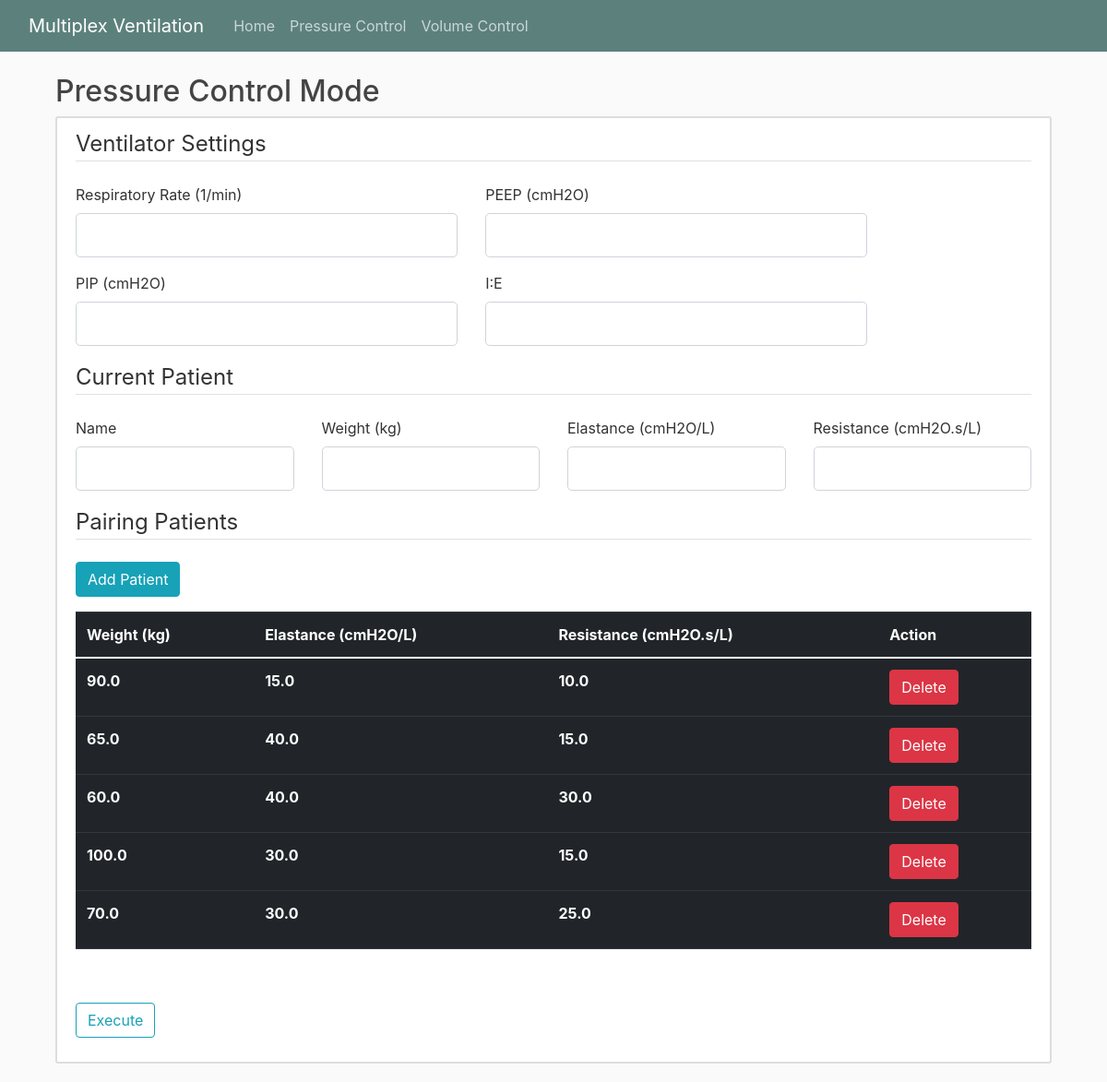
The app's page /pressurecontrol with its own data.
### multiplexventilation/models.py (models this page shows, shortened)
class CandidatePatient(db.Model):
    id = db.Column(db.Integer, primary_key=True, autoincrement=True) # Unique id for patient
    weight = db.Column(db.Float, nullable=False)
    elastance = db.Column(db.Float, nullable=False)
    resistance = db.Column(db.Float, nullable=False)

### multiplexventilation/PCmode/routes.py (the view)
@PCmode.route("/pressurecontrol", methods=['GET', 'POST'])
def pressure():
    form = PCVentilatorForm()
    candidateform = CandidatePatientForm()
    candidates_data = CandidatePatient.query.all() # Getting the data of the candidates from the database
    pairingform = PairingPatientForm()
    setting_data = PatientPC.query.get(1) # Getting the previous data of the MV setting to be overwritten by the new data
    if form.validate_on_submit():
        weight2 = []
        E2 = []
        R2 = []
        if candidates_data:
            for i in candidates_data:
                weight2.append(i.weight)
                E2.append(i.elastance)
                R2.append(i.resistance)
        else:
            weight2.append(form.weight.data)
            E2.append(form.elastance.data)
            R2.append(form.resistance.data)
        setting_data.PIP = form.PIP.data
        setting_data.PEEP = form.PEEP.data
        setting_data.RR = form.RR.data
        setting_data.I_E = form.I_E.data
        setting_data.elastance = form.elastance.data
        setting_data.resistance = form.resistance.data
        setting_data.weight = form.weight.data
        setting_data.PatientName = form.PatientName.data
        db.session.commit()
        mode = PCModel(form.weight.data, form.elastance.data, form.resistance.data,
                    form.RR.data, form.PEEP.data, form.PIP.data, form.I_E.data)
        PairMode = PCPairing(weight2, E2, R2,
                            form.RR.data, form.PEEP.data, form.PIP.data, form.I_E.data)
        P1_graph = mode.simulate()
        Pairing_graph = PairMode.simulate()
        return render_template('pressure.html', title='PC Mode', form=form, candidateform=candidateform,
                                P1_graph=Markup(P1_graph), Pairing_graph=Markup(Pairing_graph), candidates=candidates_data, pairingform = pairingform)
    else:
        return render_template('pressure.html', title='PC Mode', form=form, candidateform=candidateform, candidates=candidates_data,
                                P1_graph=False, Pairing_graph="",
                                pairingform = pairingform)

### multiplexventilation/PCmode/forms.py
class PCVentilatorForm(FlaskForm):
    RR = FloatField('Respiratory Rate (1/min)', validators=[DataRequired(), NumberRange(min=5, max=25, message="Please enter a number within the range of 5 to 25 ")])
    PEEP = FloatField('PEEP (cmH2O)', validators=[DataRequired()])
    PIP = FloatField('PIP (cmH2O)', validators=[DataRequired()])
    I_E = FloatField('I:E', validators=[DataRequired()])
    weight = FloatField('Weight (kg)', validators=[DataRequired(), NumberRange(min=2,  message="Please enter a number larger than 2 ")])
    elastance = FloatField('Elastance (cmH2O/L)', validators=[DataRequired(), NumberRange(min=1, max=50, message="Please enter a number within the range of 1 to 50 ")])
    resistance = FloatField('Resistance (cmH2O.s/L)', validators=[DataRequired(), NumberRange(min=1, max=50, message="Please enter a number within the range of 1 to 50 ")])
    PatientName = StringField('Name',
                           validators=[DataRequired(), Length(min=2, max=20)])
    submit = SubmitField('Execute')

class CandidatePatientForm(FlaskForm):
    weight2= FloatField('Weight (kg)', validators=[DataRequired()])
    E2 = FloatField('Elastance (cmH2O/L)', validators = [DataRequired(), NumberRange(min=1, max=50, message="Please enter a number within the range of 1 to 50 ")])
    R2 = FloatField('Resistance (cmH2O.s/L)', validators = [DataRequired(), NumberRange(min=1, max=50, message="Please enter a number within the range of 1 to 50 ")])
    add = SubmitField('Add')

### multiplexventilation/templates/pressure.html (shortened to what this page needs)
{% extends "layout.html" %}
{% block content %}
    <h2>Pressure Control Mode</h2>
    <div class="row">
        <div class="col-md-12">
            <div class="content-section">
                <form method="POST" action="">
                    <fieldset class="form-group">
                        <legend class="border-bottom mb-4">Ventilator Settings</legend>
                        <div class="row">
                            <div class="col-md-5">
                                <div class="form-group">
                                    <div class="form-group">
                                        {{ form.RR.label(class="form-control-label") }}
                                        {% if form.RR.errors %}
                                            {{ form.RR(class="form-control form-control-lg is-invalid") }}
                                            <div class="invalid-feedback">
                                                {% for error in form.RR.errors %}
                                                    <span>{{ error }}</span>
                                                {% endfor %}
                                            </div>
                                        {% else %}
                                            {{ form.RR(class="form-control form-control-lg") }}
                                        {% endif %}
                                    </div>
                                </div>
                            </div>
                            <div class="col-md-5">
                                <div class="form-group">
                                    {{ form.PEEP.label(class="form-control-label") }}
                                    {% if form.PEEP.errors %}
                                        {{ form.PEEP(class="form-control form-control-lg is-invalid") }}
                                        <div class="invalid-feedback">
                                            {% for error in form.PEEP.errors %}
                                                <span>{{ error }}</span>
                                            {% endfor %}
                                        </div>
                                    {% else %}
                                        {{ form.PEEP(class="form-control form-control-lg") }}
                                    {% endif %}
                                </div>
                            </div>
                        </div>
                        <div class="row">
                            <div class="col-md-5">
                                <div class="form-group">
                                    {{ form.PIP.label(class="form-control-label") }}
                                    {% if form.PIP.errors %}
                                        {{ form.PIP(class="form-control form-control-lg is-invalid") }}
                                        <div class="invalid-feedback">
                                            {% for error in form.PIP.errors %}
                                                <span>{{ error }}</span>
                                            {% endfor %}
                                        </div>
                                    {% else %}
                                        {{ form.PIP(class="form-control form-control-lg") }}
                                    {% endif %}
                                </div>
                            </div>
                            <div class="col-md-5">
                                <div class="form-group">
                                    {{ form.I_E.label(class="form-control-label") }}
                                    {% if form.I_E.errors %}
                                        {{ form.I_E(class="form-control form-control-lg is-invalid") }}
                                        <div class="invalid-feedback">
                                            {% for error in form.I_E.errors %}
                                                <span>{{ error }}</span>
                                            {% endfor %}
                                        </div>
                                    {% else %}
                                        {{ form.I_E(class="form-control form-control-lg") }}
                                    {% endif %}
                                </div>
                            </div>
                        </div>
                        <legend class="border-bottom mb-4">Current Patient</legend>
                        <div class="row">
                            <div class="col-md-3">
                                <div class="form-group">
                                    {{ form.PatientName.label(class="form-control-label") }}
                                    {% if form.PatientName.errors %}
                                        {{ form.PatientName(class="form-control form-control-lg is-invalid") }}
                                        <div class="invalid-feedback">
                                            {% for error in form.PatientName.errors %}
                                                <span>{{ error }}</span>
                                            {% endfor %}
                                        </div>
                                    {% else %}
                                        {{ form.PatientName(class="form-control form-control-lg") }}
                                    {% endif %}
                                </div>
                            </div>
                            <div class="col-md-3">
                                <div class="form-group">
                                    {{ form.weight.label(class="form-control-label") }}
                                    {% if form.weight.errors %}
                                        {{ form.weight(class="form-control form-control-lg is-invalid") }}
                                        <div class="invalid-feedback">
                                            {% for error in form.weight.errors %}
                                                <span>{{ error }}</span>
                                            {% endfor %}
                                        </div>
                                    {% else %}
                                        {{ form.weight(class="form-control form-control-lg") }}
                                    {% endif %}
                                </div>
                            </div>
                            <div class="col-md-3">
                                <div class="form-group">
                                    {{ form.elastance.label(class="form-control-label") }}
                                    {% if form.elastance.errors %}
                                        {{ form.elastance(class="form-control form-control-lg is-invalid") }}
                                        <div class="invalid-feedback">
                                            {% for error in form.elastance.errors %}
                                                <span>{{ error }}</span>
                                            {% endfor %}
                                        </div>
                                    {% else %}
                                        {{ form.elastance(class="form-control form-control-lg") }}
                                    {% endif %}
                                </div>
                            </div>
                            <div class="col-md-3">
                                <div class="form-group">
                                    {{ form.resistance.label(class="form-control-label") }}
                                    {% if form.resistance.errors %}
                                        {{ form.resistance(class="form-control form-control-lg is-invalid") }}
                                        <div class="invalid-feedback">
                                            {% for error in form.resistance.errors %}
                                                <span>{{ error }}</span>
                                            {% endfor %}
                                        </div>
                                    {% else %}
                                        {{ form.resistance(class="form-control form-control-lg") }}
                                    {% endif %}
                                </div>
                            </div>
                        </div>
                        <legend class="border-bottom mb-4">Pairing Patients</legend>
                        <a id=addButton><button type="button" class="btn btn-info addButton" data-toggle="modal" data-target='#mymodal'>Add Patient</button></a>
                    </fieldset>
                    <div  class="table-wrapper-scroll-y my-custom-scrollbar">
                        <table class="table table-hover table-dark">
                            <thead>
                                <tr>
                                    <th>Weight (kg)</th>
                                    <th>Elastance (cmH2O/L)</th>
                                    <th>Resistance (cmH2O.s/L)</th>
                                    <th>Action</th>
                                </tr>
                            </thead>
                            {% for row in candidates%}
                            <div id = "candidateSection{{row.id}}">
                                <tr>
                                    <th>{{row.weight}}</th>
                                    <th>{{row.elastance}}</th>
                                    <th>{{row.resistance}}</th>
                                    <th>
                                        <a href="{{url_for("PCmode.delete_candidate", row_id=row.id)}}" onclick="return confirm('Are You Sure To Delete?')" ><button type="button" class="btn btn-danger deleteButton">Delete</button></a>
                                    </th>
                                </tr>
                            </div>
                            {% endfor %}
                        </table>
                    </div>
                    <br>
                    <div class="form-group">
                    <a id=submitButton>{{ form.submit(class="btn btn-outline-info") }}</a>
                    </div>
                </form>
            </div>
        </div>
    </div>
{% endblock content %}

### multiplexventilation/templates/layout.html (shortened to what this page needs)
<!DOCTYPE html>
<html>
<head>
    <link href="https://cdn.jsdelivr.net/npm/bootstrap@5.0.0-beta2/dist/css/bootstrap.min.css" rel="stylesheet">
    <link rel="stylesheet" href="https://maxcdn.bootstrapcdn.com/bootstrap/4.0.0/css/bootstrap.min.css">
    <link rel="stylesheet" type="text/css" href="{{ url_for('static', filename='main.css') }}">
</head>
<body>
  <header class="site-header">
    <nav class="navbar navbar-expand-md navbar-dark bg-steel fixed-top">
      <div class="container-fluid">
        <a class="navbar-brand mr-4" href="/">Multiplex Ventilation</a>
        <div class="collapse navbar-collapse" id="navbarToggle">
          <div class="navbar-nav mr-auto">
            <a class="nav-item nav-link" href="{{url_for("main.home")}}">Home</a>
            <a class="nav-item nav-link" href="{{url_for("PCmode.pressure")}}">Pressure Control</a>
            <a class="nav-item nav-link" href="{{url_for("VCmode.volume")}}">Volume Control</a>
          </div>
        </div>
      </div>
    </nav>
  </header>
  <main role="main" class="container">
    <div class="col-md-12">
        {% block content %}{% endblock %}
    </div>
</body>
</html>

### multiplexventilation/static/main.css (style rules this page uses)
body { background: #fafafa; color: #333333; margin-top: 5rem; }
h1, h2, h3, h4, h5, h6 { color: #444444; }
.bg-steel { background-color: rgb(92, 129, 124); }
.site-header .navbar-nav .nav-link { color: #cbd5db; }
.content-section { background: #ffffff; padding: 10px 20px; border: 2px solid #dddddd; border-radius: 3px; margin-bottom: 20px; }
.my-custom-scrollbar { position: relative; height: 400px; overflow: auto; }
.table-wrapper-scroll-y { display: block; }
.table thead th { position: sticky; top: 0; z-index : 1; }

### records on screen
CandidatePatient: weight "90.0", elastance "15.0", resistance "10.0"
CandidatePatient: weight "65.0", elastance "40.0", resistance "15.0"
CandidatePatient: weight "60.0", elastance "40.0", resistance "30.0"
CandidatePatient: weight "100.0", elastance "30.0", resistance "15.0"
CandidatePatient: weight "70.0", elastance "30.0", resistance "25.0"
